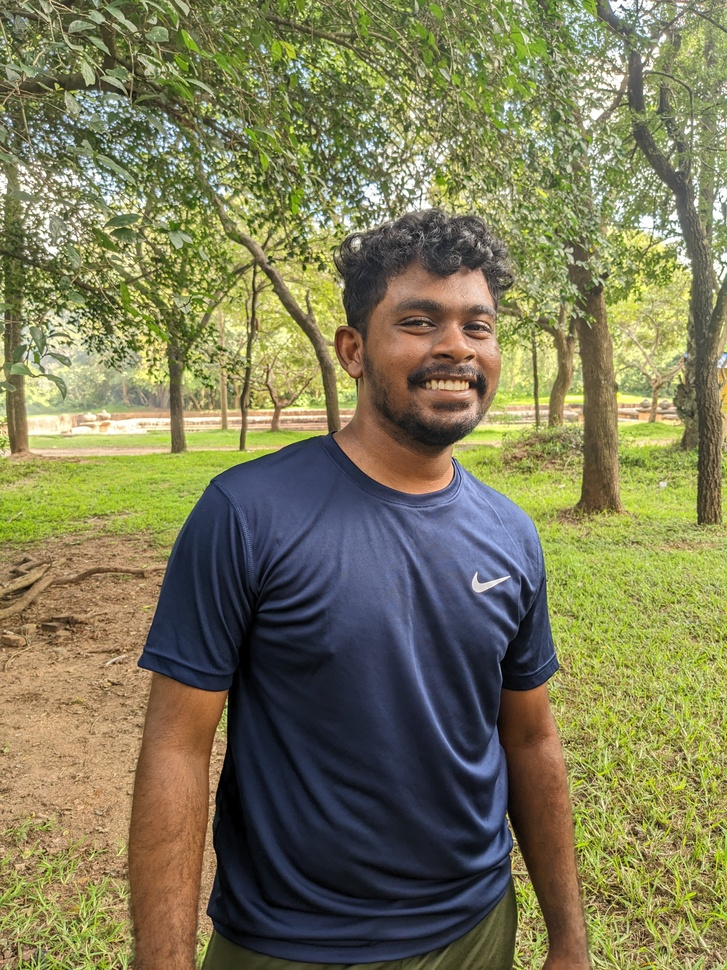
#> input picture images/PXL.jpg, 727 x 970 px, shrunk from 3024 x 4032 before the run, found by its file name
$ python 'Day3.Brain 2.py'
#> lines starting #> are read from the running program, lines starting #| are printed output that depends on the picture; after the words box and inside, x2 and y2 are one past the last pixel; in counts of white or black regions, pixels touching at a corner belong together
import cv2 as cv
import matplotlib.pyplot as plt
import numpy as np

im = cv.imread(r"D:\Saves\Python\ImgPro\images\PXL.jpg", cv.IMREAD_GRAYSCALE)
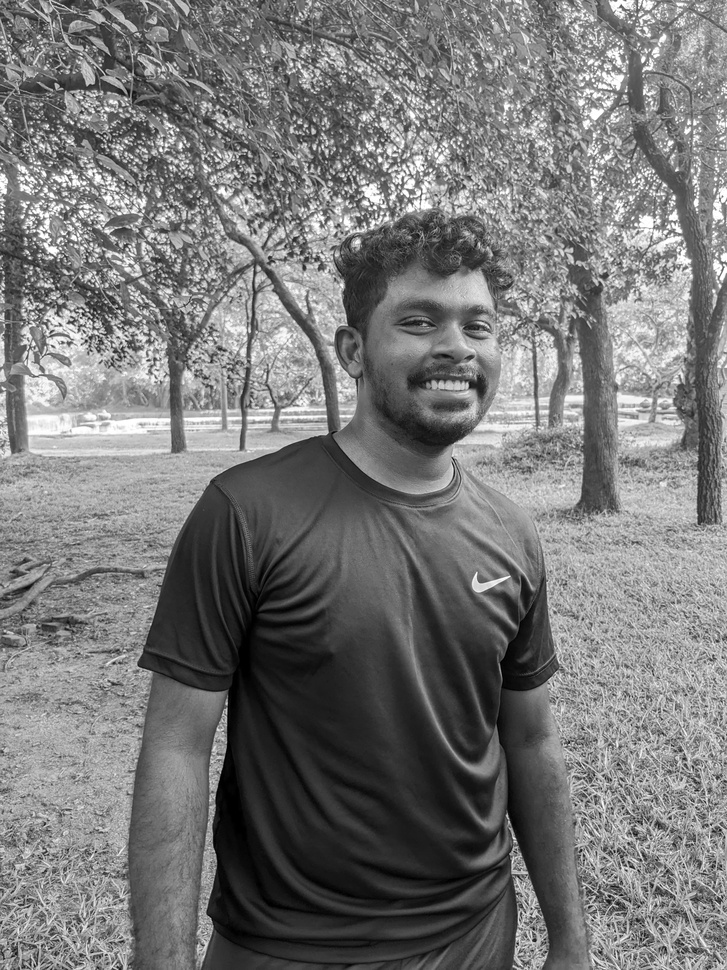
#> im: shape (970, 727); min 0, max 255, mean 119.1
assert im is not None

gamma=0.5
t= np.array([(i/255.)**gamma**255 for i in range (256)], dtype=np.uint8)

g = t[im]
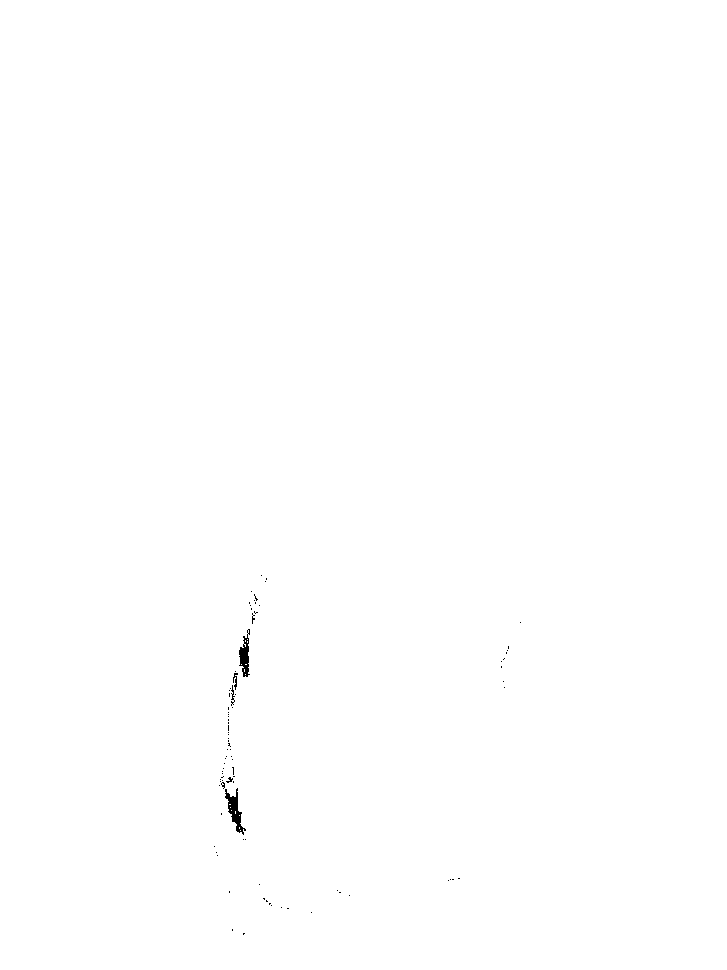
#> g: shape (970, 727); values 0 (black) and 1 (white), 99.9% white; 88 black regions (83 under 20 px), largest, box (x1, y1, x2, y2) and area: (225, 788, 246, 835) 352, (239, 629, 250, 677) 285, (233, 673, 238, 690) 41, (231, 685, 235, 706) 35, (226, 777, 233, 783) 20

plt.plot(t)
plt.show()
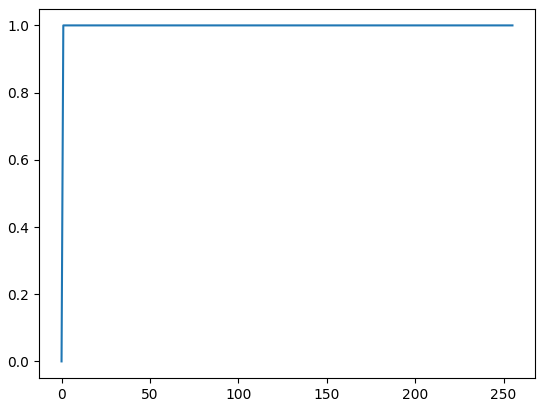
#> figure drawn by matplotlib, 1 panel; curve peaks at x = 1, y = 1


cv.namedWindow('image', cv.WINDOW_KEEPRATIO)


cv.imshow('image', im)
cv.waitKey(0)
cv.imshow('image', g)
cv.waitKey(0)

cv.destroyAllWindows()

$ run again, with images/angelina.jpg copied over images/PXL.jpg
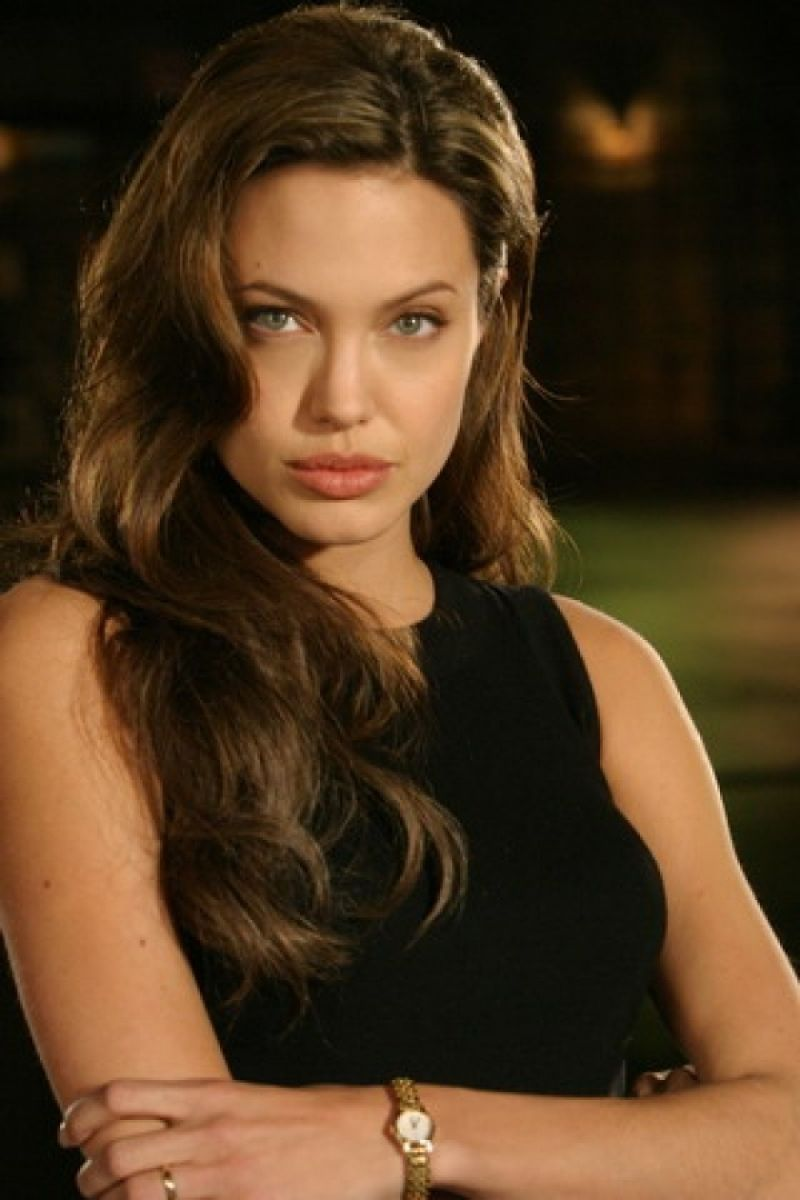
#> input picture images/angelina.jpg, 800 x 1200 px, found by its file name
#> `im = cv.imread(r"D:\Saves\Python\ImgPro\images\PXL.jpg", cv.IMREAD_GRA..`:
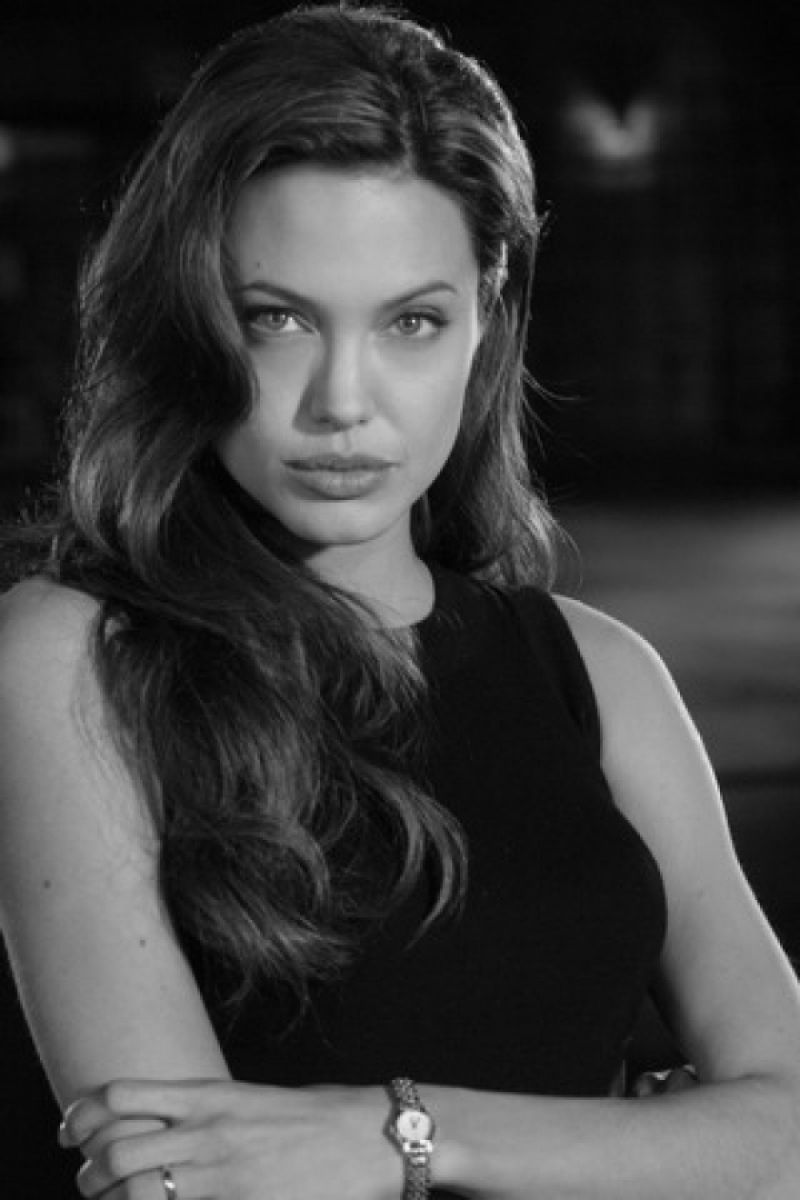
#> im: shape (1200, 800); min 0, max 249, mean 61.6
#> g: shape (1200, 800); values 0 (black) and 1 (white), 100% white; black in thin lines or dots, all inside (x1, y1, x2, y2) = (56, 0, 504, 1146)

$ run again, with images/emma.jpg copied over images/PXL.jpg
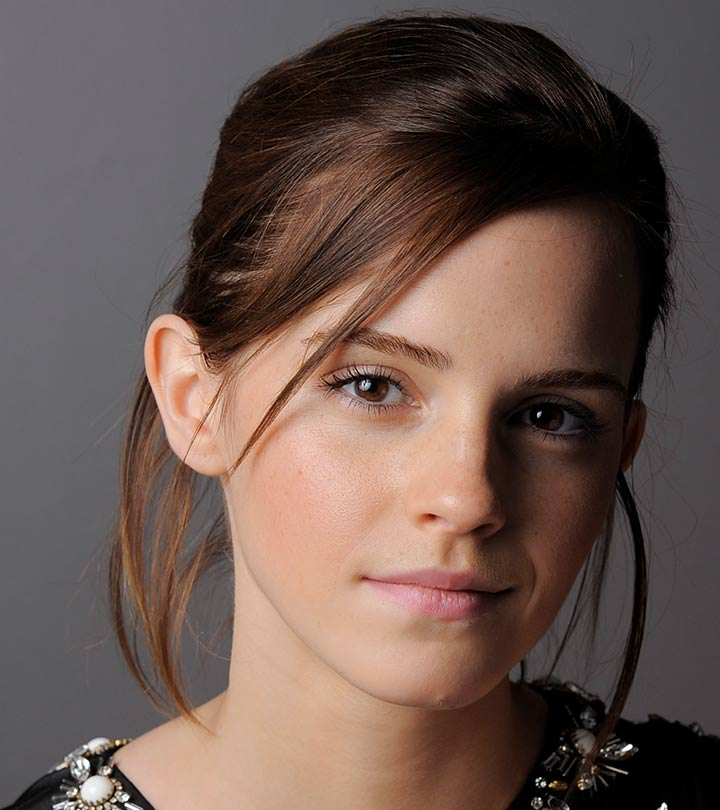
#> input picture images/emma.jpg, 720 x 810 px, found by its file name
#> `im = cv.imread(r"D:\Saves\Python\ImgPro\images\PXL.jpg", cv.IMREAD_GRA..`:
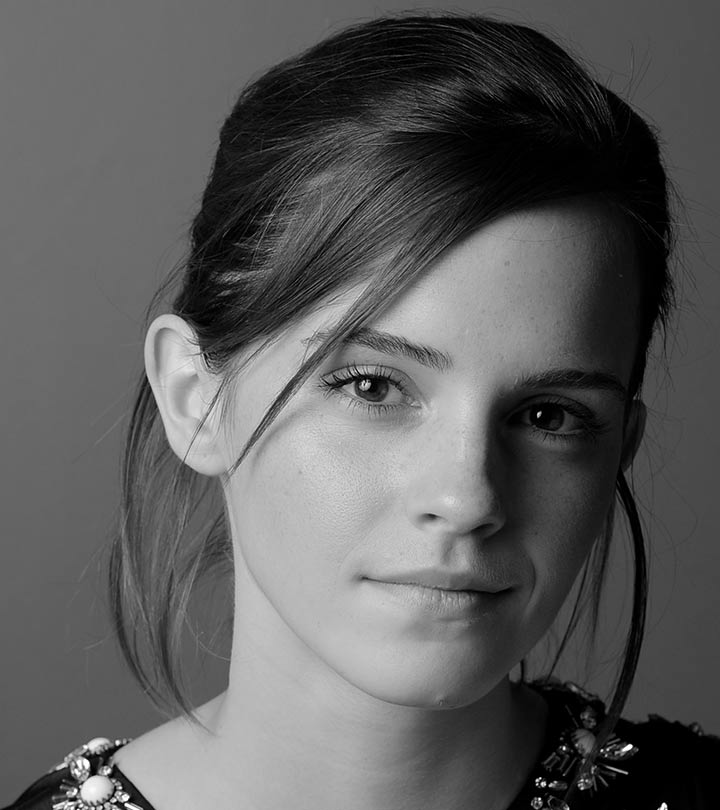
#> im: shape (810, 720); min 0, max 255, mean 92.3
#> `g = t[im]`:
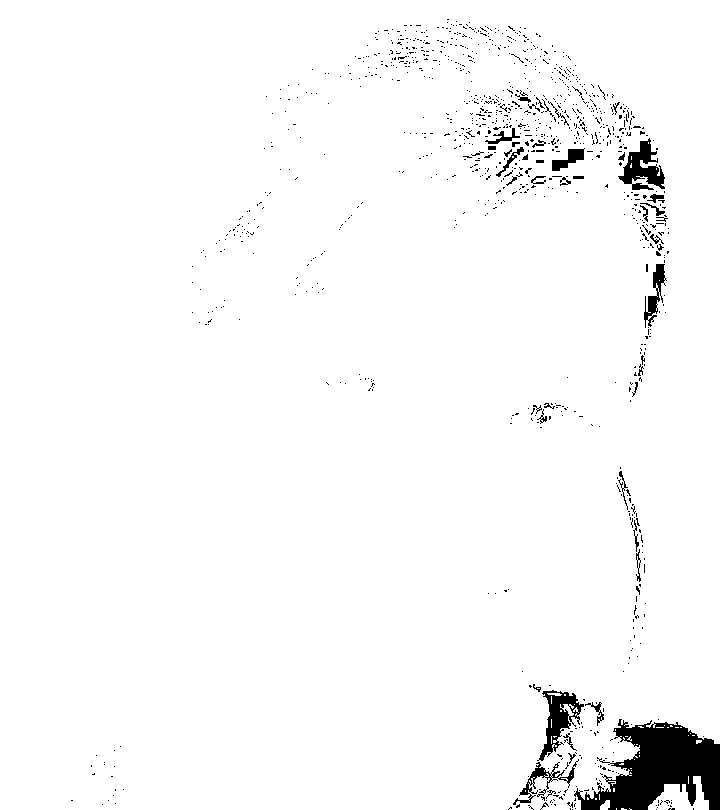
#> g: shape (810, 720); values 0 (black) and 1 (white), 97.3% white; 1071 black regions (1026 under 20 px), largest, box (x1, y1, x2, y2) and area: (574, 719, 720, 810) 7379, (537, 690, 584, 761) 1226, (618, 138, 665, 190) 1159
